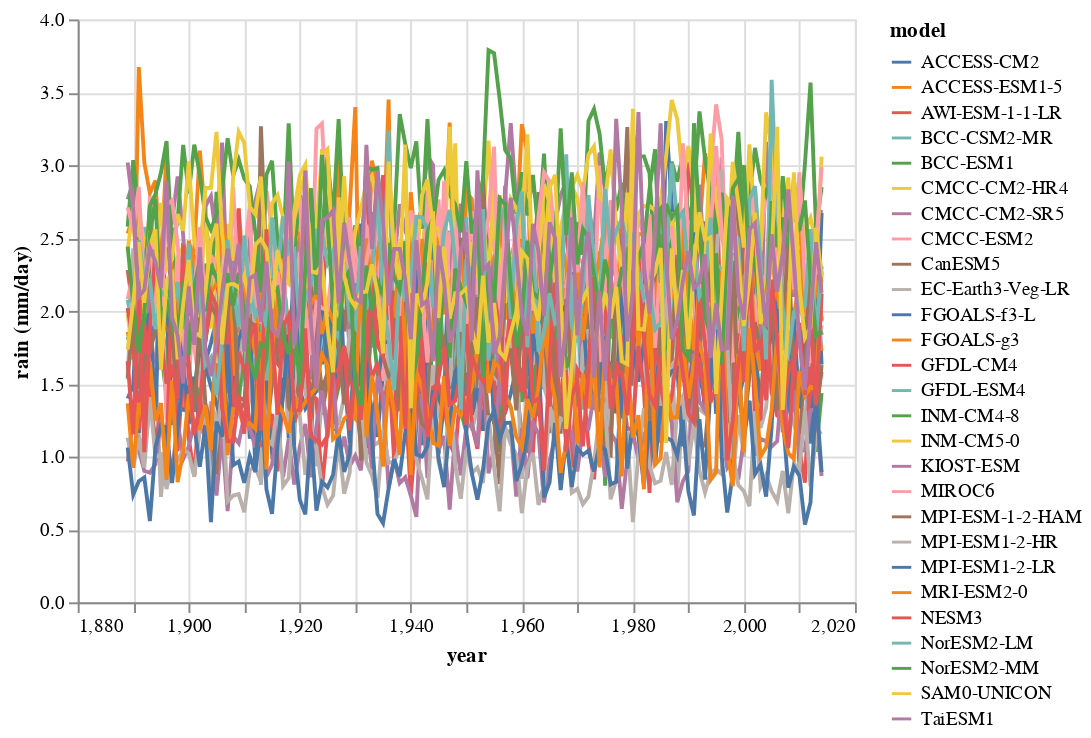

Source (notebook cell):
### Code cell
plot

### Figure 1 — Vega-Lite specification as saved in the notebook (floating-point values rounded to 4 significant figures; data arrays with more than 128 entries replaced by an {"elided": "..."} marker saying what was removed)
{"config": {"view": {"continuousWidth": 400, "continuousHeight": 300}}, "data": {"name": "data-1d3a5d6eecef9fe7b7f43e7cd2dfabc9"}, "mark": "line", "encoding": {"color": {"field": "model", "type": "nominal"}, "x": {"field": "year", "type": "quantitative"}, "y": {"field": "rain (mm/day)", "type": "quantitative"}}, "$schema": "https://vega.github.io/schema/vega-lite/v4.17.0.json", "datasets": {"data-1d3a5d6eecef9fe7b7f43e7cd2dfabc9": {"elided": "3402 records"}}}
